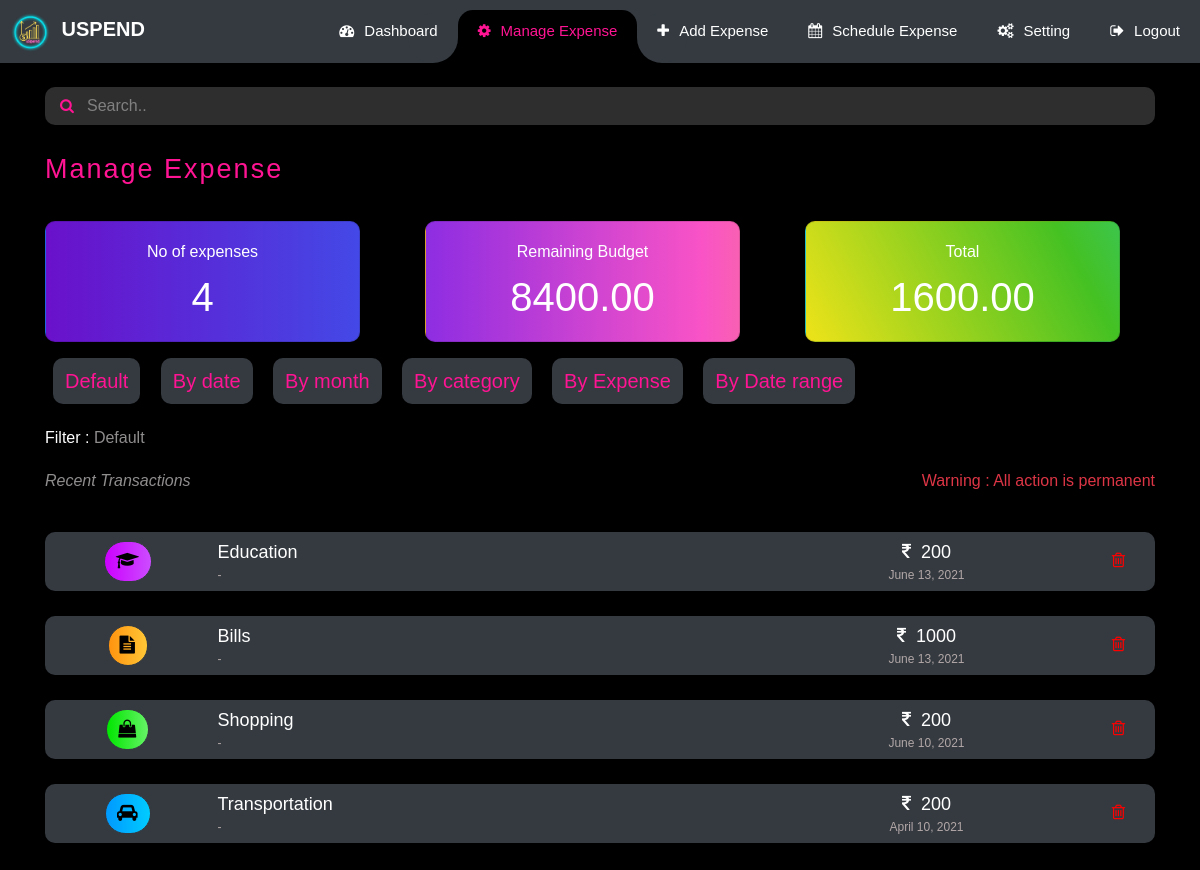
Page /expense/manageExpense/ (signed in) on the committed database.
### expense/models.py (models this page shows, shortened)
class transaction_info(models.Model):
    tr_id = models.AutoField(primary_key=True)
    user_id = models.ForeignKey(User,on_delete=models.CASCADE)
    amount = models.IntegerField()
    note = models.CharField(max_length=500)
    category_id = models.ForeignKey(category,on_delete=models.CASCADE)
    added_on = models.DateField()
    time = models.TimeField(auto_now=True)

class category(models.Model):
    category_id = models.AutoField(primary_key=True)
    name = models.CharField(max_length=40)
    iconname = models.CharField(max_length=100,default='')
    user_id = models.ForeignKey(User,on_delete=models.CASCADE)
    def __str__(self):
        return self.name

class money_info(models.Model):
    user_id = models.ForeignKey(User,on_delete=models.CASCADE)
    currency = models.CharField(max_length=50)
    budget = models.IntegerField()

### expense/views.py (the view, shortened to what this page needs)
# urls.py: path('manageExpense/', views.manageExpense, name='manageExpense'),
def manageExpense(request):
    filter = request.GET.get('filter')
    data = money_info.objects.filter(user_id=request.user.id)
    checkdata = transaction_info.objects.filter(user_id=request.user.id)
    categories = category.objects.all()
    for i in data:
        budget = str(i.budget)
        currency = str(i.currency)
    if (len(checkdata))==0:
        no_of_expenses = 0
        tr_data=''
        total_expense=0
        rem_budget = budget
        for i in data:
            currency = str(i.currency)
        messages.error(request,'Please add some expense first')
    else:
        if(filter == 'date'):
            datafilter =' By date'
            date = timezone.now().date()
            tr_data = transaction_info.objects.filter(added_on= date)
            no_of_expenses=len(tr_data)
            total_expense =0
            for i in tr_data:
                total_expense=total_expense+i.amount
            rem_budget = int(budget) - int(total_expense)
        else:
            datafilter =' Default'
            tr_data = transaction_info.objects.order_by('added_on','time').reverse()
            json_tr_data=serialize("json",tr_data,fields=("user_id","amount","note","category_id","added_on","time"))
            no_of_expenses=len(tr_data)
            total_expense = 0
            for i in tr_data:
                total_expense=total_expense+i.amount
            rem_budget = int(budget) - int(total_expense)
    param = {'datafilter':datafilter,'json_tr_data':json_tr_data,'categories':categories,'expenses': tr_data,'no_of_expenses':no_of_expenses,'total_expense':total_expense,'rem_budget':rem_budget,'currency':currency}
    return render(request, 'manage_expense.html',param)

### expense/templates/manage_expense.html (shortened to what this page needs)
{% extends 'base.html' %}
{% block active %}
<li class="nav-item ">
	<a class="nav-link" href="/expense/dashboard/"><i class="fa fa-tachometer"></i>Dashboard</a>
</li>
<li class="nav-item active">
	<a class="nav-link" href="/expense/manageExpense/"><i class="fa fa-cog"></i>Manage Expense</a>
</li>
<li class="nav-item ">
	<a class="nav-link" href="/expense/addExpense/"><i class="fa fa-plus"></i>Add Expense</a>
</li>
<li class="nav-item">
	<a class="nav-link" href="/expense/scheduleExpense/"><i class="fa fa-calendar"></i>Schedule Expense</a>
</li>
<li class="nav-item">
	<a class="nav-link" href="/expense/setting/"><i class="fa fa-cogs"></i>Setting</a>
</li>
<li class="nav-item">
	<a class="nav-link" href="/expense/logout/"><i class="fa fa-sign-out"></i>Logout</a>
</li>
{% endblock%}
{% block body %}
<div class="container">
	<div class="expense">
		<div class="search mt-4 form-search">
			<input type="text" id="searchdata" onkeyup="myFunction()" class="form-control shadow-none" placeholder="Search..">
			<i class="fa fa-search search-icon"></i>
		</div>
		<div class="expense-card d-none d-lg-block d-md-block mt-4">
			<div class="p-head logo-color">Manage Expense</div>
			<div class="row mt-3">
				<div class="col-4">
					<div class="card custom-card mt-3 card2 card-width" >
						<div class="card-body">
							<h6 class="card-title text-center">No of expenses</h6>
							<h1 class="card-text text-center">{{no_of_expenses}}</h1>
						</div>
					</div>
				</div>
				<div class="col-4">
					<div class="card custom-card mt-3 card-width">
						<div class="card-body">
							<h6 class="card-title text-center">Remaining Budget</h6>
							<h1 class="card-text text-center">{{rem_budget}}.00</h1>
						</div>
					</div>
				</div>
				<div class="col-4">
					<div class="card custom-card mt-3 card3 card-width">
						<div class="card-body">
							<h6 class="card-title text-center">Total</h6>
							<h1 class="card-text text-center">{{total_expense}}.00</h1>
						</div>
					</div>
				</div>
			</div>
		</div>
		<div class=" mt-2">
			<a href="/expense/manageExpense/"><button type="button" class="btn btn-dark topbutton custom-icon iconbutton py-2 mx-2 mt-2" id="overview">Default</button></a>
			<a href="/expense/manageExpense?filter=date"><button type="button" class="btn btn-dark topbutton custom-icon iconbutton py-2 mx-2 mt-2" id="overview">By date</button></a>
			<a href="/expense/manageExpense?filter=month"><button type="button" class="btn btn-dark topbutton custom-icon iconbutton py-2 mx-2 mt-2" id="overview">By month</button></a>
			<a href="" data-bs-toggle="modal" data-bs-target="#category"><button type="button" class="btn btn-dark topbutton custom-icon iconbutton py-2 mx-2 mt-2" id="overview">By category</button></a>
			<a href="/expense/manageExpense?filter=expense"><button type="button" class="btn btn-dark topbutton custom-icon iconbutton py-2 mx-2 mt-2" id="overview">By Expense</button></a>
			<a href="" data-bs-toggle="modal" data-bs-target="#datarange"><button type="button" class="btn btn-dark topbutton custom-icon iconbutton py-2 mx-2 mt-2" id="overview">By Date range</button></a>
		</div>
		{% if expenses|length == 0%}
		{% for message in messages%}
		<div class="mx-3 mt-4"><span class="error-{{message.tags}} not-found ">{{ message }}</span></div>
		{% endfor %}
		{% else %}
		<div class="mt-4">
			<h6>Filter :<span class="lg-dark-color">{{datafilter}}</span></h6>
			<div class="row lg-dark-color mt-4">
				<div class="col-6">
					<h6><i>Recent Transactions</i></h6>
				</div>
				<div class="col-6 text-end">
					<h6 class="text-danger ">Warning : All action is permanent</h6>
				</div>
			</div>
		</div>
		<div id="mytest" class="">
			<div id='test' class="mb-2" >
				<div class="py-2">
					<table class="" id="myTable">
						{% for i in expenses%}
						<tr class="mt-5 bg-dark">
							<td style="width: 15%">
								<div class="text-center">
									<button class="btn btn-dark cus-icon icon-btn {{i.category_id}}">
										<i class="{{i.category_id.iconname}} icon-content " aria-hidden="true"></i>
									</button>
								</div>
							</td>
							<td style="width: 50%">
								<div class="category" title="Edit Expense">
									<a href="/expense/editExpense?id={{i.tr_id}}&type=edit" >
										<span class='text-capitalize'>{{i.category_id}}
											<div class="custom-row-foter">{{i.note}}</div>
										</span>
									</a>
								</div>
							</td>
							<td style="width: 30%">
								<div class="text-center">
									<span><i class="{{currency}}" aria-hidden="true"></i>{{i.amount}} <div class="custom-row-foter">{{i.added_on}}</div></span>
								</div>
							</td>
							<td style="width: 5%">
								<div class="text-center" title="Delete Expense">
									<a href="/expense/editExpense?id={{i.tr_id}}&type=clear">
										<button class="btn shadow-none" ><i class="fa fa-trash-o" style="color:red;font-size: 17px;" aria-hidden="true"></i></button>
									</a>
								</div>
							</td>
						</tr>
						{% endfor %}
					</table>
			</div>
		</div>
	</div>
	{% endif %}
</div>
</div>
{% endblock%}

### expense/templates/base.html (shortened to what this page needs)
<!DOCTYPE html>
<html>
<head>
	{% load static %}
	<link href="https://cdn.jsdelivr.net/npm/bootstrap@5.0.1/dist/css/bootstrap.min.css" rel="stylesheet">
	<link href="https://www.jqueryscript.net/css/jquerysctipttop.css" rel="stylesheet" type="text/css">
	<link rel="stylesheet" href="https://stackpath.bootstrapcdn.com/font-awesome/4.7.0/css/font-awesome.min.css">
	<link rel='stylesheet' href='https://stackpath.bootstrapcdn.com/bootstrap/4.3.1/css/bootstrap.min.css'>
	<link rel="stylesheet" href="{% static 'main.css'%}">
</head>
<body>
	{% if user.is_authenticated%}
	<nav class="navbar navbar-expand-lg navbar-mainbg bg-dark">
		<a class="navbar-brand navbar-logo" href="/expense/dashboard/">
			<img src="{% static '/img/logo.png'%}" alt="Logo" width="50" height="50" class="d-inline-block align-text-center">
			USPEND
		</a>
		<div class="collapse navbar-collapse" id="navbarSupportedContent">
			<ul class="navbar-nav ml-auto">
				<div class="hori-selector"><div class="left"></div><div class="right"></div></div>
				{% block active %}
				{% endblock%}
			</ul>
		</div>
	</nav>
	{% block body %}{% endblock %}
	{% endif%}
</body>
</html>

### expense/static/main.css (style rules this page uses)
body { background-color: black; color: white; font-family: Arial, sans-serif; }
input[type=email],input[type=date],input[type=password],input[type=text],input[type=tel],input[type=search],input[type=number] { background-color: #2e2e2e; color: white; border: 0px solid ; border-radius: 10px; }
.topbutton { border-radius: 10px; border: 0px solid; }
.search-icon { color: deeppink; margin-top: -27px; margin-left: 15px; }
.navbar-logo { padding: 6px; color: white; font-weight: 600; }
* { margin: 0; padding: 0; }
i { margin-right: 10px; }
.navbar-mainbg { padding: 0px; }
#navbarSupportedContent { overflow: hidden; position: relative; }
#navbarSupportedContent ul { padding: 0px; margin: 0px; }
#navbarSupportedContent ul li a i { margin-right: 10px; }
#navbarSupportedContent li { list-style-type: none; float: left; }
#navbarSupportedContent ul li a { color: white; text-decoration: none; font-size: 15px; display: block; padding: 20px 20px; transition-duration:0.6s; transition-timing-function: cubic-bezier(0.68, -0.55, 0.265, 1.55); position: relative; }
#navbarSupportedContent>ul>li.active>a { color: deeppink; background-color: transparent; transition: all 0.7s; }
.hori-selector { display:inline-block; position:absolute; height: 100%; top: 0px; left: 0px; transition-duration:0.6s; transition-timing-function: cubic-bezier(0.68, -0.55, 0.265, 1.55); background-color: black; border-top-left-radius: 15px; border-top-right-radius: 15px; margin-top: 10px; }
.hori-selector .right, .hori-selector .left { position: absolute; width: 25px; height: 25px; background-color: black; bottom: 10px; }
.hori-selector .right { right: -25px; }
.hori-selector .left { left: -25px; }
.hori-selector .right:before, .hori-selector .left:before { content: ''; position: absolute; width: 50px; height: 50px; border-radius: 50%; background-color: #343a40!important; }
.hori-selector .right:before { bottom: 0; right: -25px; }
.hori-selector .left:before { bottom: 0; left: -25px; }
li a { text-decoration: none; color:white; }
.search input[type=text] { padding: 7px; text-indent: 35px; }
.search .fa-search { float: left; position: inherit; top: 20px; left: 16px }
.iconbutton { font-size: 20px; }
table { font-size: 20px; }
td { padding: 20px ! important; }
table { border-radius: 1em ! important; }
.custom-icon { color: deeppink ! important; }
.card { background-image: linear-gradient(to left, #f7b733 0%, #f953c6 51%, #8E2DE2 100%) ! important; transition: 0.5s; background-size: 180% auto; border-radius: 10px; }
.custom-row-foter { font-size: 12px ! important; color: #b2a7a7 ! important; }
.lg-dark-color { color:#908d8d; }
nav a { text-decoration: none ! important; color: white; }
.expense a { text-decoration: none; }
.icon-btn { transition: 0.5s; background-size: 200% auto; color: black; }
.cus-icon { font-size: 18px; padding-left: 11px; padding-right: 2px; }
.transportation { border-radius: 70px; background-image: linear-gradient(to right, #0099ff, #00ffff); }
.shopping { border-radius: 70px; background-image: linear-gradient(to right, #00e600, #ccffcc); }
.education { border-radius: 70px; background-image: linear-gradient(to right, #cc00ff, #cc99ff); }
.bills { border-radius: 70px; background-image: linear-gradient(90deg, hsla(33, 100%, 53%, 1) 0%, hsla(58, 100%, 68%, 1) 100%) ! important; }
.icon-content { color:black; }
.card2 { background-image: linear-gradient(to right, #6a11cb 0%, #2575fc 100%)! important; }
.card3 { background-image: linear-gradient(62deg, #eee319 0%, #44c123 50%, #22d8f0 100%)!important; }
.card-width { width: 90%; }
.expense a { color:white ! important; }
.search .fa { display: block; top: 20px; left: 16px; font-size: 15px; }
.p-head { font-size: 27px; letter-spacing: 2px; }
::placeholder { color: grey ! important; opacity: 1; }
.logo-color { color: deeppink ! important; }
td { padding: 7px ! important; }
tr { border-radius: 20px; }
table { font-size: 18px; border-collapse: separate; border-spacing: 0 25px; }
td:first-child, th:first-child { border-radius: 10px 0 0 10px; }
td:last-child, th:last-child { border-radius: 0 10px 10px 0; }

### rows in the picture
transaction_info: category_id "Education", note "-", amount "200", added_on "June 13, 2021"
transaction_info: category_id "Bills", note "-", amount "1000", added_on "June 13, 2021"
transaction_info: category_id "Shopping", note "-", amount "200", added_on "June 10, 2021"
transaction_info: category_id "Transportation", note "-", amount "200", added_on "April 10, 2021"

### other values in the picture
{{ no_of_expenses }} "4"
{{ rem_budget }} "8400"
{{ total_expense }} "1600"
{{ datafilter }} "Default"
